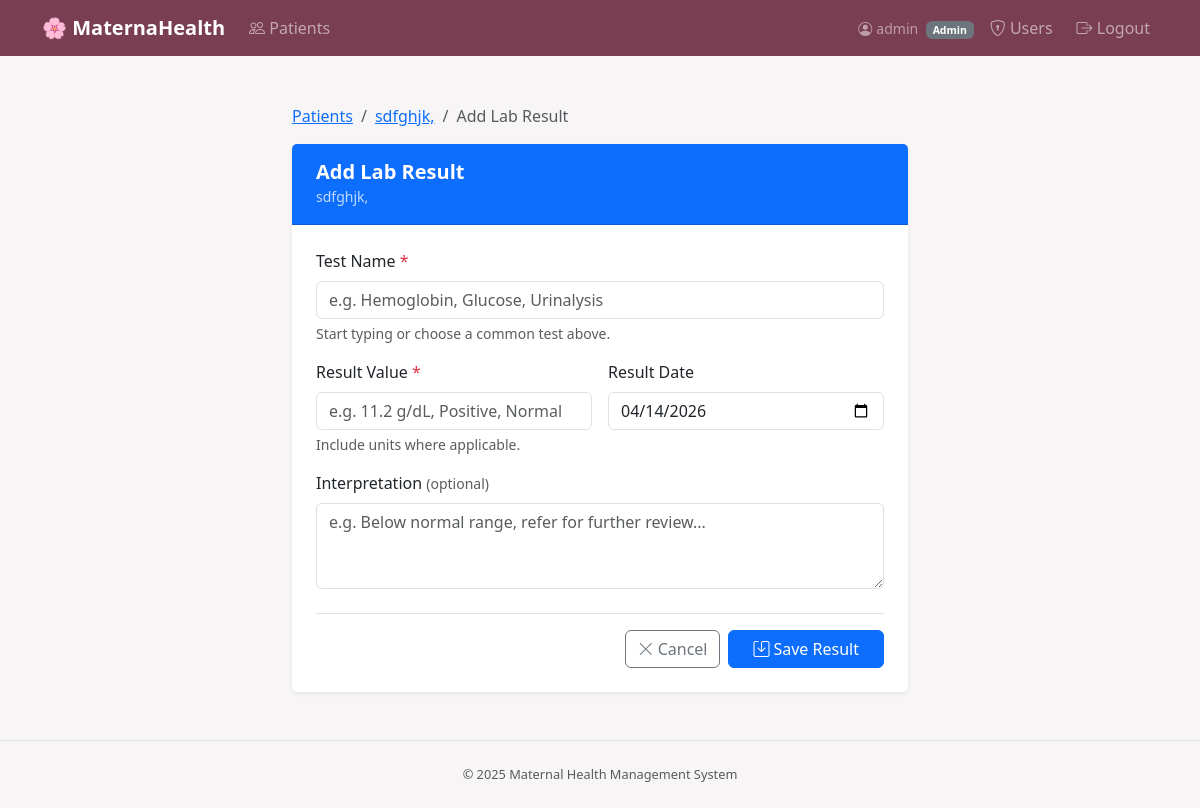
The app's page /patients/1/labs/create (signed in) with its own data.
### models/user.py (models this page shows, shortened)
class User(db.Model):
    __tablename__ = "users"
    id            = db.Column(db.Integer, primary_key=True)
    username      = db.Column(db.String(80), unique=True, nullable=False, index=True)
    password_hash = db.Column(db.String(256), nullable=False)
    role          = db.Column(db.String(20), nullable=False, default=Role.NURSE)
    is_active     = db.Column(db.Boolean, default=True, nullable=False)
    created_at    = db.Column(db.DateTime, default=datetime.utcnow)
    last_login    = db.Column(db.DateTime, nullable=True)
    @property
    def is_admin(self):  return self.role == Role.ADMIN

### models/patient.py (models this page shows, shortened)
class Patient(db.Model):
    __tablename__ = "patients"
    id            = db.Column(db.Integer, primary_key=True)
    full_name     = db.Column(db.String(120), nullable=False)
    date_of_birth = db.Column(db.Date, nullable=False)
    contact_info      = db.Column(db.String(255), nullable=True)
    blood_type        = db.Column(db.String(10), nullable=True)   # e.g. "A+", "O-"
    medical_history = db.Column(db.Text, nullable=True)
    allergies       = db.Column(db.Text, nullable=True)
    medications     = db.Column(db.Text, nullable=True)
    emergency_contact = db.Column(db.String(255), nullable=True)
    created_at = db.Column(
        db.DateTime,
        nullable=False,
        default=lambda: datetime.now(timezone.utc),
    )
    pregnancies  = db.relationship("Pregnancy",   backref="patient", lazy="dynamic", cascade="all, delete-orphan")
    vitals       = db.relationship("VitalSigns",  backref="patient", lazy="dynamic", cascade="all, delete-orphan")
    lab_results  = db.relationship("LabResult",   backref="patient", lazy="dynamic", cascade="all, delete-orphan")
    appointments = db.relationship("Appointment", backref="patient", lazy="dynamic", cascade="all, delete-orphan")

### routes/lab_routes.py (the view, shortened to what this page needs)
@lab_bp.route("/patients/<int:patient_id>/labs/create", methods=["GET", "POST"])
@login_required
def create_lab(patient_id):
    patient = Patient.query.get_or_404(patient_id)
    today = datetime.utcnow().date().isoformat()
    return render_template("labs/create.html", patient=patient, today=today)

### routes/auth_routes.py (called while the page is built)
def get_current_user():
    user_id = session.get("user_id")
    if user_id is None:
        return None
    return db.session.get(User, user_id)

def login_required(f):
    @wraps(f)
    def decorated(*args, **kwargs):
        if not session.get("user_id"):
            flash("Please log in to access this page.", "warning")
            return redirect(url_for("auth.login", next=request.path))
        return f(*args, **kwargs)
    return decorated

@auth_bp.before_app_request
def load_logged_in_user():
    g.current_user = get_current_user()

### templates/labs/create.html (shortened to what this page needs)
{% extends "base.html" %}
{% block content %}
<div class="container py-4" style="max-width: 640px;">
  <nav aria-label="breadcrumb" class="mb-3">
    <ol class="breadcrumb small">
      <li class="breadcrumb-item"><a href="{{ url_for('patients.list_patients') }}">Patients</a></li>
      <li class="breadcrumb-item">
        <a href="{{ url_for('patients.patient_detail', patient_id=patient.id) }}">{{ patient.full_name }}</a>
      </li>
      <li class="breadcrumb-item active">Add Lab Result</li>
    </ol>
  </nav>
  <div class="card shadow-sm border-0">
    <div class="card-header py-3" style="background:#0d6efd;">
      <div class="d-flex align-items-center gap-2 text-white">
        <div>
          <h5 class="mb-0 fw-semibold">Add Lab Result</h5>
          <small class="opacity-75">{{ patient.full_name }}</small>
        </div>
      </div>
    </div>
    <div class="card-body p-4">
      <form method="POST"
            action="{{ url_for('labs.create_lab', patient_id=patient.id) }}"
            novalidate>
        <div class="mb-3">
          <label class="form-label fw-medium">
            Test Name <span class="text-danger">*</span>
          </label>
          <input type="text"
                 name="test_name"
                 class="form-control"
                 placeholder="e.g. Hemoglobin, Glucose, Urinalysis"
                 list="common-tests"
                 required>
          <div class="form-text">Start typing or choose a common test above.</div>
        </div>
        <div class="row g-3 mb-3">
          <div class="col-sm-6">
            <label class="form-label fw-medium">
              Result Value <span class="text-danger">*</span>
            </label>
            <input type="text"
                   name="value"
                   class="form-control"
                   placeholder="e.g. 11.2 g/dL, Positive, Normal"
                   required>
            <div class="form-text">Include units where applicable.</div>
          </div>
          <div class="col-sm-6">
            <label class="form-label fw-medium">Result Date</label>
            <input type="date"
                   name="result_date"
                   class="form-control"
                   value="{{ today }}">
          </div>
        </div>
        <div class="mb-4">
          <label class="form-label fw-medium">
            Interpretation
            <span class="text-muted fw-normal small">(optional)</span>
          </label>
          <textarea name="interpretation"
                    class="form-control"
                    rows="3"
                    placeholder="e.g. Below normal range, refer for further review..."></textarea>
        </div>
        <div class="d-flex gap-2 justify-content-end border-top pt-3">
          <a href="{{ url_for('patients.patient_detail', patient_id=patient.id) }}"
             class="btn btn-outline-secondary">
            <i class="bi bi-x-lg me-1"></i>Cancel
          </a>
          <button type="submit" class="btn btn-primary px-4">
            <i class="bi bi-save me-1"></i>Save Result
          </button>
        </div>
      </form>
    </div>
  </div>
</div>
{% endblock %}

### templates/base.html (shortened to what this page needs)
<!DOCTYPE html>
<html lang="en">
<head>
  <link href="https://cdn.jsdelivr.net/npm/bootstrap@5.3.3/dist/css/bootstrap.min.css" rel="stylesheet" />
  <link href="https://cdn.jsdelivr.net/npm/bootstrap-icons@1.11.3/font/bootstrap-icons.min.css" rel="stylesheet" />
</head>
<body>
  {% if g.current_user %}
  <nav class="navbar navbar-expand-md navbar-dark" style="background-color:#7a3e52;">
    <div class="container">
      <a class="navbar-brand" href="{{ url_for('patients.list_patients') }}">🌸 MaternaHealth</a>
      <div class="collapse navbar-collapse" id="mainNav">
        <ul class="navbar-nav me-auto">
          <li class="nav-item">
            <a class="nav-link {% if request.blueprint == 'patients' %}active{% endif %}"
               href="{{ url_for('patients.list_patients') }}">
              <i class="bi bi-people"></i> Patients
            </a>
          </li>
        </ul>
        <ul class="navbar-nav ms-auto align-items-center gap-2">
          <li class="nav-item">
            <span class="navbar-text text-white-50 small">
              <i class="bi bi-person-circle me-1"></i>{{ g.current_user.username }}
              <span class="badge bg-secondary ms-1">{{ g.current_user.role }}</span>
            </span>
          </li>
          {% if g.current_user.is_admin %}
          <li class="nav-item">
            <a class="nav-link" href="{{ url_for('auth.user_list') }}">
              <i class="bi bi-shield-lock"></i> Users
            </a>
          </li>
          {% endif %}
          <li class="nav-item">
            <a class="nav-link" href="{{ url_for('auth.logout') }}">
              <i class="bi bi-box-arrow-right"></i> Logout
            </a>
          </li>
        </ul>
      </div>
    </div>
  </nav>
  {% endif %}
  <main class="container my-4">
    {% block content %}{% endblock %}
  </main>
  <footer class="text-center py-4 border-top mt-auto">
    <p class="mb-0 text-muted" style="font-size:.8rem;">© 2025 Maternal Health Management System</p>
  </footer>
</body>
</html>

### templates/base.html (style rules this page uses)
body { background-color: #f8f5f7; }
.navbar-brand { font-weight: 700; }

### records on screen
User: current_user.username "admin", current_user.role "Admin"
Patient: full_name "sdfghjk,"
